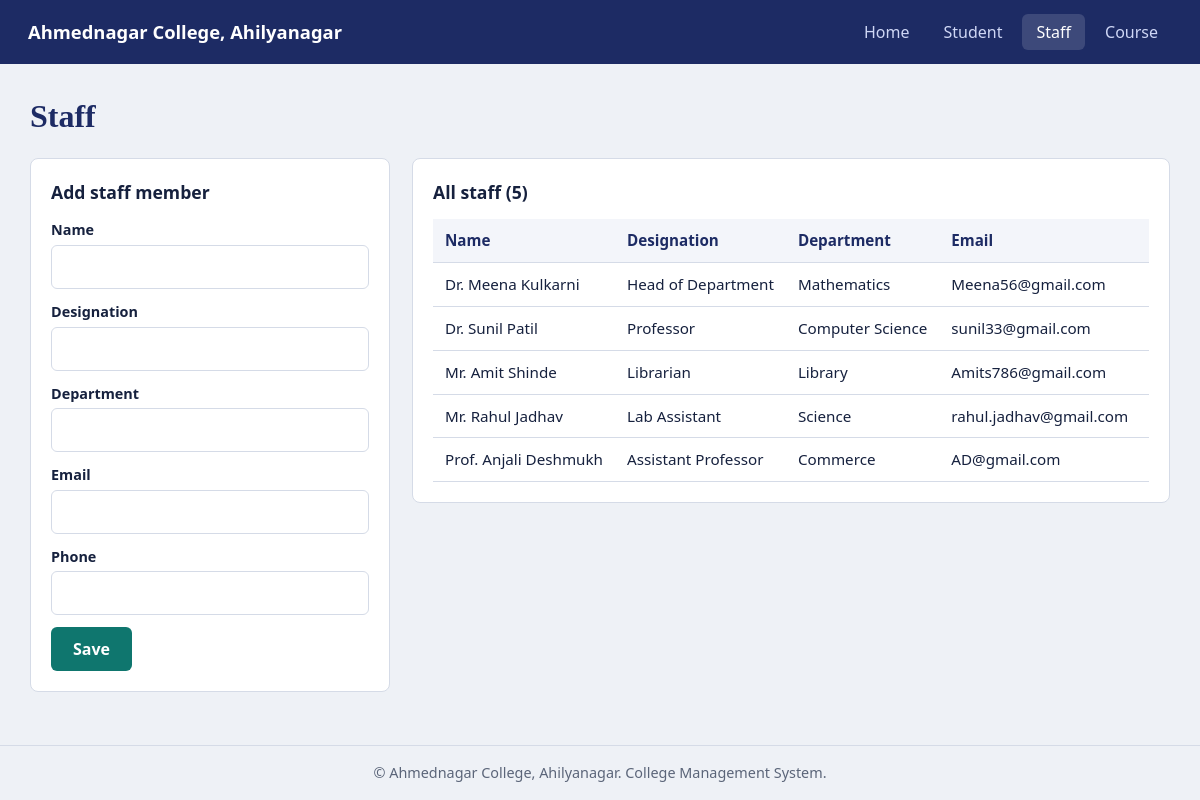
Page /staff/ on the committed database.
### college/models.py (models this page shows, shortened)
class Staff(models.Model):
    name = models.CharField(max_length=100)
    designation = models.CharField(max_length=80)
    department = models.CharField(max_length=80)
    email = models.EmailField(blank=True)
    phone = models.CharField(max_length=15, blank=True)
    class Meta:
        ordering = ["name"]
        verbose_name_plural = "staff"

### college/views.py (the view)
# urls.py: path("staff/", views.staff_page, name="staff"),
def staff_page(request):
    if request.method == "POST":
        form = StaffForm(request.POST)
        if form.is_valid():
            form.save()
            messages.success(request, "Staff member added.")
            return redirect("staff")
    else:
        form = StaffForm()
    return render(request, "college/staff.html", {"form": form, "staff_list": Staff.objects.all()})

### college/forms.py
class StaffForm(StyledModelForm):
    class Meta:
        model = Staff
        fields = ["name", "designation", "department", "email", "phone"]

### college/templates/college/staff.html (shortened to what this page needs)
{% extends "college/base.html" %}
{% block content %}
<h2 class="page-title">Staff</h2>
<div class="split">
  <section class="panel"><h3>Add staff member</h3>{% include "college/_form.html" %}</section>
  <section class="panel wide"><h3>All staff ({{ staff_list|length }})</h3>
    <div class="scroll"><table>
      <thead><tr><th>Name</th><th>Designation</th><th>Department</th><th>Email</th><th>Phone</th></tr></thead>
      <tbody>
      {% for s in staff_list %}
        <tr><td>{{ s.name }}</td><td>{{ s.designation }}</td><td>{{ s.department }}</td><td>{{ s.email }}</td><td>{{ s.phone }}</td></tr>
      {% empty %}<tr><td colspan="5" class="empty">No staff yet. Add the first member using the form.</td></tr>
      {% endfor %}
      </tbody></table></div>
  </section>
</div>
{% endblock %}

### college/static/college/css/style.css (style rules this page uses)
:root { --ink:#16213e;--indigo:#1d2b64;--teal:#0f766e;--bg:#eef1f6;--card:#fff;--line:#d5dbe7;--muted:#5b6579;--bad:#b42318 }
* { box-sizing:border-box }
body { margin:0;font-family:"Segoe UI",system-ui,-apple-system,Roboto,sans-serif;background:var(--bg);color:var(--ink);line-height:1.5;min-height:100vh;display:flex;flex-direction:column }
.page-title { font-family:Georgia,serif;font-size:2rem;margin:0 0 18px;color:var(--indigo) }
.split { display:grid;grid-template-columns:minmax(260px,360px) 1fr;gap:22px;align-items:start }
.panel { background:var(--card);border:1px solid var(--line);border-radius:8px;padding:20px;min-width:0 }
.panel h3 { margin:0 0 14px;font-size:1.1rem }
.field { width:100%;padding:9px 10px;border:1px solid var(--line);border-radius:6px;font:inherit;background:#fff }
.scroll { overflow-x:auto }
table { width:100%;border-collapse:collapse;font-size:.95rem }
th,td { text-align:left;padding:10px 12px;border-bottom:1px solid var(--line);white-space:nowrap }
th { background:#f3f5fa;color:var(--indigo) }

### rows in the picture
Staff: name "Dr. Meena Kulkarni", designation "Head of Department", department "Mathematics", email "Meena56@gmail.com"
Staff: name "Dr. Sunil Patil", designation "Professor", department "Computer Science", email "sunil33@gmail.com"
Staff: name "Mr. Amit Shinde", designation "Librarian", department "Library", email "Amits786@gmail.com"
Staff: name "Mr. Rahul Jadhav", designation "Lab Assistant", department "Science", email "rahul.jadhav@gmail.com"
Staff: name "Prof. Anjali Deshmukh", designation "Assistant Professor", department "Commerce", email "AD@gmail.com"

### other values in the picture
{{ f.label }} "Name" "Designation" "Department" "Email" "Phone"
{{ staff_list|length }} "5"
